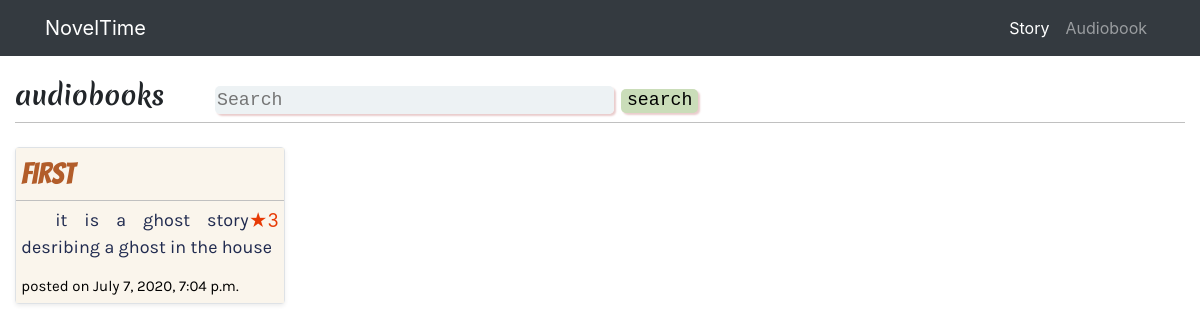
Before: /audiobook/ with the older database file.
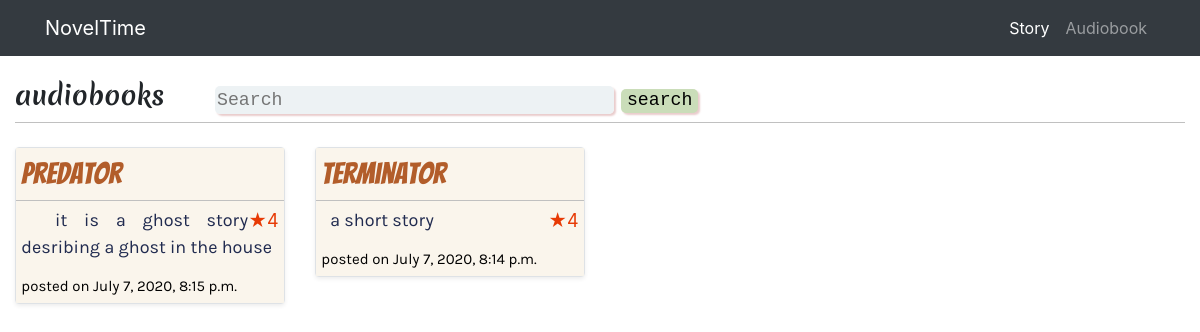
After: the same page with the newer database file.
### freelancing/models.py (models this page shows, shortened)
class audio_story(models.Model):
    story_title=models.CharField(max_length=30,blank=False)
    story_descrtiption=models.TextField()
    story_title_pic=models.ImageField(default="not uploaded")
    upload_time=models.DateTimeField(auto_now_add=True)
    rating=models.IntegerField()
    category=models.CharField(max_length=20 ,blank=True)

### freelancing/views.py (the view)
# urls.py: path('audiobook/',views.audiobook,name='audiobook'),
def audiobook(request):
    all_stories=audio_story.objects.all().order_by('upload_time')
    return render(request,'audioindex.html',{'stories':all_stories.reverse()})

### freelancing/templates/audioindex.html (shortened to what this page needs)
{%extends 'extended.html'%}
{% load static %}
{%block codes%}
<div class="my-4" style="border-bottom: 1px solid	#C0C0C0 ;">
    <div class="row" >
        <div class="col-2">
           <h2 style="font-family: meri;"> audiobooks</h2>
        </div>
        <div class="col-9 col-lg-6">
        <form action="{% url 'search' %}" method="POST">
           <h2> <input type="text" placeholder="Search" name="search" style=" padding-top:4px; padding-bottom: 2px; width: 70%; font-weight: lighter;border: none; border-radius: 5px; background-color: rgba(232, 239, 241, 0.781); color: firebrick; font-family: monospace;  box-shadow: 2px 2px 2px #e9cccc; font-size: 70%;  ">
            <button  type="submit"  style=" font-family:doris;font-weight: bold; background-color: rgb(202, 221, 185); border-radius: 5px; border:none; font-weight: lighter; font-size: 90%; font-family: monospace; box-shadow: 2px 2px 2px #e9cccc; font-size: 70%;" >search</button></h2>
          </form>
        </div>
    </div>
</div>
<div class="row">
<div class="col-lg-9 ">
<div class="row">
    {%for st in stories%}
    <div class="col-6 col-lg-4" >
        <a href="{% url 'audio_chapters' s_title=st.story_title %}"  style="background-color: rgba(250, 244, 235, 0.911);">
        <div class="card  mb-5   border rounded shadow-sm bg-white ">
            <div class="card-body-sm " >
                <div class="card-title text-responsive" style="border-bottom: 1px solid #C0C0C0;" >
                    <h3 style="margin-left: 2%; margin-top: 3%; font-family:'eastwood';color:rgba(163, 60, 0, 0.822) ; font-stretch: wider; " >{{st.story_title}} </h3>
                </div>
                <p style="margin-top: -2%; margin-bottom: 3%; "><span class=" fa-pull-right " style="color:rgb(231, 58, 5);">&#9733;{{st.rating}}</span></p>
                 <div class="card-text text-responsive" >
                    <p style=" font-family:karla; color: rgba(2, 15, 58, 0.884);">&nbsp;&nbsp;{{st.story_descrtiption}}</p>
                 </div>
            </div>
            <div class="jk" >
            <div class="card-footer-sm text-responsive "  >
               <h6 style="font-family: karla;">posted on {{st.upload_time}}</h6>
            </div></div>
        </a>
        </div>
    </div>
    {%endfor%}
</div>
</div>
   <div class="col-lg-1 col-1 mt-3">
   </div>
</div>
{%endblock%}

### freelancing/templates/extended.html (shortened to what this page needs)
{% load static %}
<!DOCTYPE html>
<html>
    <head>
        <link rel="stylesheet" href="https://stackpath.bootstrapcdn.com/bootstrap/4.3.1/css/bootstrap.min.css">
        <link rel="stylesheet" href="https://maxcdn.bootstrapcdn.com/font-awesome/4.7.0/css/font-awesome.min.css">
        <link rel="stylesheet" type="text/css" href="{% static '/file.css' %}">
</head>
<body>
    <nav class="navbar navbar-expand-lg navbar-dark bg-dark fixed-top">
        <div class="container">
          <a class="navbar-brand" href="#">NovelTime</a>
          <div class="collapse navbar-collapse" id="navbarResponsive">
            <ul class="navbar-nav ml-auto">
              <li class="nav-item active">
                <a class="nav-link" href="{% url 'index' %}">Story
                </a>
              </li>
               <li class="nav-item">
                <a class="nav-link" href="{% url 'audiobook' %}">Audiobook</a>
              </li>
            </ul>
          </div>
        </div>
      </nav>
    <div class="container-fluid">
        {%block codes%}
        {%endblock%}
</body>
</html>

### freelancing/assets/file.css (style rules this page uses)
body { padding-top: 56px; }
a { color: black; text-decoration: none; }
h3 { font-size:6px; }
p { font-size:5px; }
@media (min-width: 300px) { h2 { font-size:17px; } }
@media (min-width: 300px) { h3 { font-size:15px; } }
@media (min-width: 300px) { h6 { font-size:9px; font-weight: normal; margin-left: 2%; margin-top: -5%; } }
@media (min-width: 300px) { p { font-size:10px; text-align: justify; margin-left: 2%; margin-right: 2%; margin-top: -4%; } }
@media (min-width: 300px) { .card { margin-bottom: 1%; } }
@media (min-width: 768px) { h2 { font-size:20px; } }
@media (min-width: 768px) { h3 { font-size:20px; } }
@media (min-width: 768px) { h6 { font-size:10px; font-weight: normal; margin-left: 2%; margin-top: 2%; } }
@media (min-width: 768px) { p { font-size:10px; margin-left: 2%; margin-top: -1%; } }
@media (min-width: 768px) { .card { margin-bottom: 5%; } }
@media (min-width: 992px) { h2 { font-size:23px; } }
@media (min-width: 992px) { h3 { font-size:25px; } }
@media (min-width: 992px) { h6 { font-size:12px; font-weight: normal; margin-left: 2%; margin-top: 2%; } }
@media (min-width: 992px) { p { font-size:12px; margin-left: 2%; margin-top: 2%; } }
@media (min-width: 992px) { h6 { font-size:12px; } }
@media (min-width: 992px) { .card { margin-bottom: 6%; } }
@media (min-width: 1200px) { h2 { font-size:26px; } }
@media (min-width: 1200px) { h3 { font-size:30px; } }
@media (min-width: 1200px) { p { font-size:18px; margin-left: 2%; margin-top: 2%; } }
@media (min-width: 1200px) { h6 { font-size:15px; font-weight: normal; margin-left: 2%; margin-top: 2%; } }
[class*="col-"] { width: 100%; }

Changed rows visible on the page:
removed audio_story: story_title "first", rating "3", story_descrtiption "it is a ghost story desribing a ghost in the house", upload_time "July 7, 2020, 7:04 p.m."
added audio_story: story_title "predator", rating "4", story_descrtiption "it is a ghost story desribing a ghost in the house", upload_time "July 7, 2020, 8:15 p.m."
added audio_story: story_title "terminator", rating "4", story_descrtiption "a short story", upload_time "July 7, 2020, 8:14 p.m."
